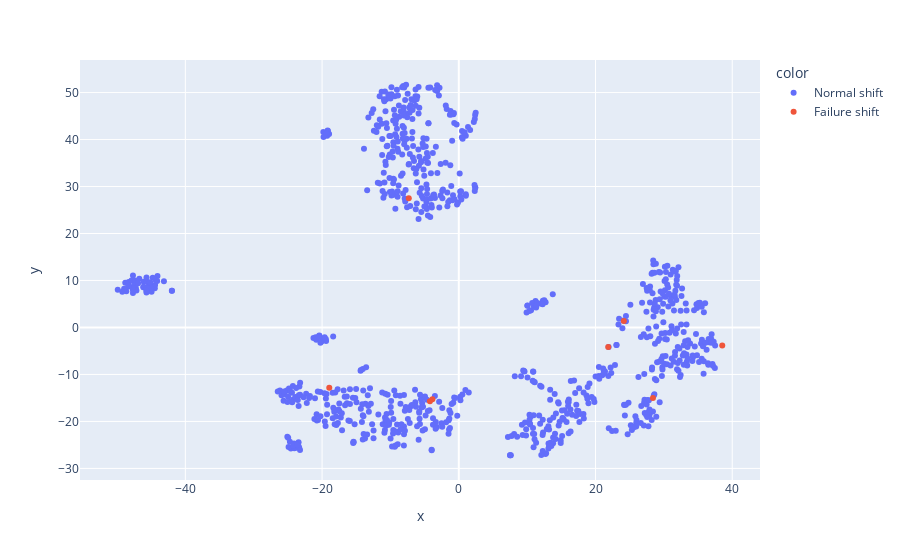

Source (notebook cell):
### Code cell
machine = 'WOS___177L'
start_date = datetime.strptime('2021-02-19T18:00:00Z', '%Y-%m-%dT%H:%M:%SZ').replace(tzinfo=timezone.utc)
end_date = datetime.strptime('2021-02-20T04:00:00Z', '%Y-%m-%dT%H:%M:%SZ').replace(tzinfo=timezone.utc)

data = pd.read_csv(os.path.join(DATA_PATH, machine+'_norm.csv'), parse_dates=['time'])

selected_times = data[(data['time'] > start_date) & (data['time'] < end_date)]['time']

df = data.copy()
method = 'tsne'

df['color'] = df.apply(
    lambda row: 'Failure shift' if row['time'] in list(selected_times) else 'Normal shift',
    axis=1
)

X = df.drop(columns=['time', 'color', 'ENGHOURS'])

if method == 'tsne':
    X_embedded = TSNE(
        n_components=2,
        random_state=RANDOM_STATE
    ).fit_transform(X)
    X_embedded = pd.DataFrame(X_embedded)
    df['x'] = X_embedded[0]
    df['y'] = X_embedded[1]
elif method=='pca':
    pca = PCA(n_components=2).fit_transform(X.values)
    df['x'] = pca[:,0]
    df['y'] = pca[:,1]
fig = px.scatter(df, x='x', y='y', color='color', hover_name='time')
fig.show()

### Figure 1 — Plotly figure (JSON) as saved in the notebook; plotly's stock layout.template omitted (floating-point values rounded to 4 significant figures; data arrays with more than 128 entries replaced by an {"elided": "..."} marker saying what was removed)
{"data": [{"hovertemplate": "<b>%{hovertext}</b><br><br>color=Normal shift<br>x=%{x}<br>y=%{y}<extra></extra>", "hovertext": {"elided": "862 str values"}, "legendgroup": "Normal shift", "marker": {"color": "#636efa", "symbol": "circle"}, "mode": "markers", "name": "Normal shift", "orientation": "v", "showlegend": true, "type": "scatter", "x": {"elided": "862 float values"}, "xaxis": "x", "y": {"elided": "862 float values"}, "yaxis": "y"}, {"hovertemplate": "<b>%{hovertext}</b><br><br>color=Failure shift<br>x=%{x}<br>y=%{y}<extra></extra>", "hovertext": ["2021-02-19T19:00:00+00:00", "2021-02-19T20:00:00+00:00", "2021-02-19T21:00:00+00:00", "2021-02-19T22:00:00+00:00", "2021-02-19T23:00:00+00:00", "2021-02-20T00:00:00+00:00", "2021-02-20T01:00:00+00:00", "2021-02-20T02:00:00+00:00"], "legendgroup": "Failure shift", "marker": {"color": "#EF553B", "symbol": "circle"}, "mode": "markers", "name": "Failure shift", "orientation": "v", "showlegend": true, "type": "scatter", "x": [24.14, 21.86, -3.861, -4.222, -7.315, 28.41, -18.95, 38.54], "xaxis": "x", "y": [1.374, -4.14, -15.3, -15.73, 27.5, -15.01, -12.84, -3.825], "yaxis": "y"}], "layout": {"legend": {"title": {"text": "color"}, "tracegroupgap": 0}, "margin": {"t": 60}, "xaxis": {"anchor": "y", "domain": [0, 1], "title": {"text": "x"}}, "yaxis": {"anchor": "x", "domain": [0, 1], "title": {"text": "y"}}}}
